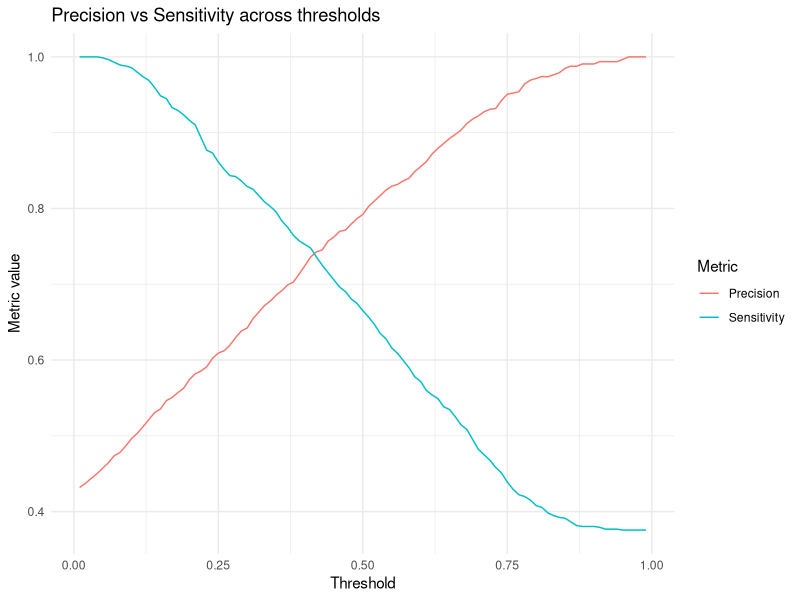

Source code (R):
## LogisticRegression.R
## Logistic regression with a small stepwise feature selection and threshold search

library(caret)
library(ggplot2)

# Read in the cleaned train and test files we made earlier
df_train <- read.csv("data/hotel_train.csv")
df_test  <- read.csv("data/hotel_test.csv")

# Make sure the outcome is 0/1 numbers so glm does not freak out
if (is.factor(df_train$is_canceled) || is.character(df_train$is_canceled)) {
  df_train$is_canceled <- as.numeric(as.character(df_train$is_canceled))
  df_test$is_canceled  <- as.numeric(as.character(df_test$is_canceled))
}

# Drop any predictors that basically never change (near-zero variance)
pred_names <- setdiff(names(df_train), "is_canceled")

nzv_idx <- nearZeroVar(df_train[, pred_names, drop = FALSE])

if (length(nzv_idx) > 0) {
  drop_names <- pred_names[nzv_idx]
  df_train <- df_train[, !(names(df_train) %in% drop_names), drop = FALSE]
  df_test  <- df_test[,  !(names(df_test)  %in% drop_names),  drop = FALSE]
}

# Custom backward stepwise function so we do not spend forever dropping tiny effects
backward_step_limited <- function(formula,
                                  data,
                                  family = binomial(),
                                  max_steps = 8,
                                  min_improve = 1e-3,
                                  maxit_glm = 100,
                                  trace = TRUE) {
  
  # Start with the full model
  current_model <- glm(formula, data = data, family = family,
                       control = glm.control(maxit = maxit_glm))
  current_aic <- AIC(current_model)
  if (trace) cat("Initial AIC:", current_aic, "\n")
  
  resp <- all.vars(formula)[1]
  terms_curr <- attr(terms(current_model), "term.labels")
  
  # At each step, try dropping one variable and see if AIC really improves
  for (step_i in seq_len(max_steps)) {
    if (length(terms_curr) == 0) break
    
    best_aic  <- current_aic
    best_drop <- NULL
    
    for (term in terms_curr) {
      new_terms <- setdiff(terms_curr, term)
      if (length(new_terms) == 0) {
        new_form <- as.formula(paste(resp, "~ 1"))
      } else {
        new_form <- as.formula(
          paste(resp, "~", paste(new_terms, collapse = " + "))
        )
      }
      
      cand_model <- try(
        glm(new_form, data = data, family = family,
            control = glm.control(maxit = maxit_glm)),
        silent = TRUE
      )
      if (inherits(cand_model, "try-error")) next
      
      cand_aic <- AIC(cand_model)
      # Only bother if AIC gets at least a tiny bit better
      if (cand_aic + min_improve < best_aic) {
        best_aic   <- cand_aic
        best_drop  <- term
        best_model <- cand_model
      }
    }
    
    # If nothing helps anymore, stop
    if (is.null(best_drop)) break
    
    if (trace) {
      cat("Step", step_i, ": drop", best_drop,
          "AIC:", current_aic, "->", best_aic, "\n")
    }
    current_model <- best_model
    current_aic   <- best_aic
    terms_curr    <- setdiff(terms_curr, best_drop)
  }
  
  if (trace) cat("Final AIC:", current_aic, "\n")
  return(current_model)
}

# Fit the logistic model with the limited backward stepwise
m1 <- backward_step_limited(is_canceled ~ ., data = df_train, family = binomial())

# Get predicted cancellation probabilities on the test set
cancel_pred_m1 <- predict(m1, df_test, type = "response")
y_test <- df_test$is_canceled

# Try a bunch of cutoffs and see how each one does
thresholds    <- seq(0.01, 0.99, by = 0.01)
precisions    <- numeric(length(thresholds))
sensitivities <- numeric(length(thresholds))
accuracies    <- numeric(length(thresholds))
kappas        <- numeric(length(thresholds))

for (i in seq_along(thresholds)) {
  t <- thresholds[i]
  # If prob >= t, we say “this guest will cancel”
  preds <- ifelse(cancel_pred_m1 >= t, 1, 0)
  
  cm_tmp <- confusionMatrix(
    factor(preds,  levels = c(0, 1)),
    factor(y_test, levels = c(0, 1)),
    positive = "1"
  )
  
  accuracies[i]    <- cm_tmp$overall["Accuracy"]
  kappas[i]        <- cm_tmp$overall["Kappa"]
  sensitivities[i] <- cm_tmp$byClass["Sensitivity"]
  precisions[i]    <- cm_tmp$byClass["Pos Pred Value"]
}

# If precision is NaN (like when we never predict any 1s), turn it into NA so it doesn't win by accident
precisions[is.nan(precisions)] <- NA

# Helper that finds the best index while ignoring NAs
best_idx_safe <- function(x) which.max(ifelse(is.na(x), -Inf, x))

best_threshold_acc  <- thresholds[best_idx_safe(accuracies)]
best_threshold_sens <- thresholds[best_idx_safe(sensitivities)]
best_threshold_prec <- thresholds[best_idx_safe(precisions)]
best_threshold_kap  <- thresholds[best_idx_safe(kappas)]

# Little summary table that says which cutoff is best for each metric
metric_summary <- data.frame(
  Metric    = c("Accuracy", "Sensitivity", "Precision", "Kappa"),
  Threshold = c(best_threshold_acc,
                best_threshold_sens,
                best_threshold_prec,
                best_threshold_kap),
  Value     = c(accuracies[best_idx_safe(accuracies)],
                sensitivities[best_idx_safe(sensitivities)],
                precisions[best_idx_safe(precisions)],
                kappas[best_idx_safe(kappas)])
)


# Final 0/1 prediction using the cutoff that gives us the best precision
cancel_bin_pred_m1 <- ifelse(cancel_pred_m1 >= best_threshold_prec, 1, 0)

cm_log <- confusionMatrix(
  factor(cancel_bin_pred_m1, levels = c(0, 1)),
  factor(y_test,             levels = c(0, 1)),
  positive = "1"
)

cm_log

# Keep the raw probabilities around in case we want stacking or cost stuff later
log_pred <- cancel_pred_m1

metric_plot_df <- data.frame(
  Threshold = rep(thresholds, 2),
  Value     = c(precisions, sensitivities),
  Metric    = rep(c("Precision", "Sensitivity"), each = length(thresholds))
)

metric_plot <- ggplot(metric_plot_df,
                      aes(x = Threshold, y = Value, color = Metric)) +
  geom_line() +
  labs(
    title = "Precision vs Sensitivity across thresholds",
    x = "Threshold",
    y = "Metric value"
  ) +
  theme_minimal()

